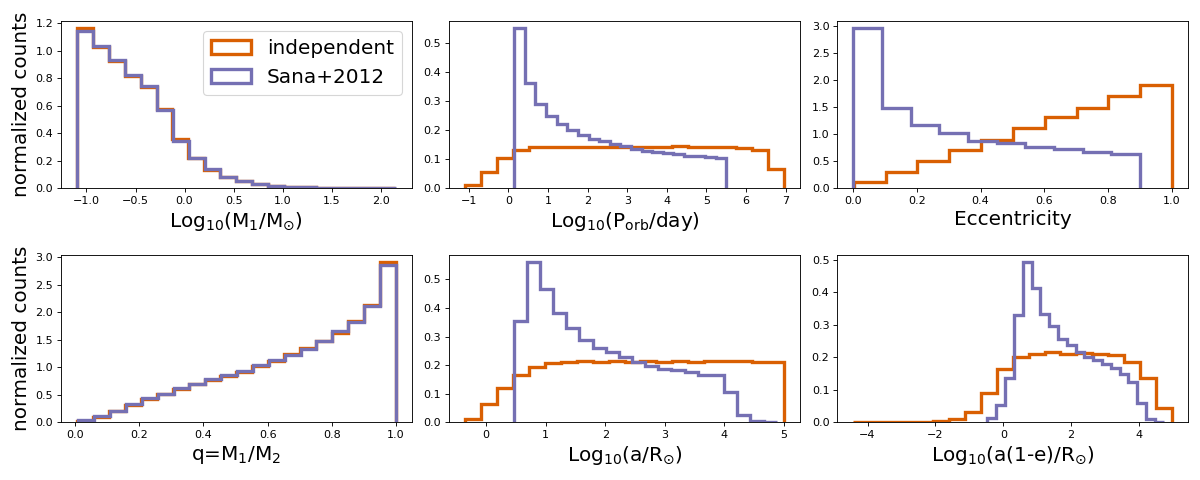

Reproduce this figure in Python.
from cosmic.utils import a_from_p
from cosmic.sample.initialbinarytable import InitialBinaryTable
import pandas as pd
import numpy as np
import matplotlib.pyplot as plt
final_kstar = np.linspace(0,14,15)
colors = {'green' : '#1b9e77', 'purple' : '#d95f02', 'orange' : '#7570b3'}
initC_logP, m_sin_logP, m_bin_logP, n_sin_logP, n_bin_logP = InitialBinaryTable.sampler('independent',
                                                                                        final_kstar1=final_kstar,
                                                                                        final_kstar2=final_kstar,
                                                                                        binfrac_model=1.0,
                                                                                        primary_model='kroupa01',
                                                                                        ecc_model='thermal',
                                                                                        porb_model='log_uniform',
                                                                                        SF_start=13700.0,
                                                                                        SF_duration=0.0,
                                                                                        met=0.02,
                                                                                        size=100000)
initC_Sana, m_sin_Sana, m_bin_Sana, n_sin_Sana, n_bin_Sana = InitialBinaryTable.sampler('independent',
                                                                                        final_kstar1=final_kstar,
                                                                                        final_kstar2=final_kstar,
                                                                                        binfrac_model=1.0,
                                                                                        primary_model='kroupa01',
                                                                                        ecc_model='sana12',
                                                                                        porb_model='sana12',
                                                                                        SF_start=13700.0,
                                                                                        SF_duration=0.0,
                                                                                        met=0.02,
                                                                                        size=100000)
initC_logP['sep'] = a_from_p(p=initC_logP.porb, m1=initC_logP.mass_1, m2=initC_logP.mass_2)
initC_Sana['sep'] = a_from_p(p=initC_Sana.porb, m1=initC_Sana.mass_1, m2=initC_Sana.mass_2)
fig = plt.figure(figsize = (15,6))
ax1 = plt.subplot(231)
ax2 = plt.subplot(232)
ax3 = plt.subplot(233)
ax4 = plt.subplot(234)
ax5 = plt.subplot(235)
ax6 = plt.subplot(236)
ax1.hist(np.log10(initC_logP.mass_1), bins = 20, histtype='step', density=True,
         lw=3, color=colors['purple'], label='independent')
ax1.hist(np.log10(initC_Sana.mass_1), bins = 20, histtype='step', density=True,
         lw=3, color=colors['orange'], label='Sana+2012')
ax1.set_xlabel(r'Log$_{10}$(M$_1$/M$_{\odot}$)', size=18)
ax1.set_ylabel('normalized counts', size=18)
ax1.legend(prop={'size' : 18})
ax2.hist(np.log10(initC_logP.porb), bins = 20, histtype='step', density=True,
         lw=3, color=colors['purple'], label='independent')
ax2.hist(np.log10(initC_Sana.porb), bins = 20, histtype='step', density=True,
         lw=3, color=colors['orange'], label='Sana+2012')
ax2.set_xlabel(r'Log$_{10}$(P$_{\rm{orb}}$/day)', size=18)
ax3.hist(initC_logP.ecc, bins = 10, histtype='step', density=True,
         lw=3, color=colors['purple'], label='independent')
ax3.hist(initC_Sana.ecc, bins = 10, histtype='step', density=True,
         lw=3, color=colors['orange'], label='Sana+2012')
ax3.set_xlabel('Eccentricity', size=18)
ax4.hist(initC_logP.mass_2/initC_logP.mass_1, bins = 20, histtype='step', density=True,
         lw=3, color=colors['purple'], label='independent')
ax4.hist(initC_Sana.mass_2/initC_Sana.mass_1, bins = 20, histtype='step', density=True,
         lw=3, color=colors['orange'], label='Sana+2012')
ax4.set_xlabel(r'q=M$_1$/M$_2$', size=18)
ax4.set_ylabel('normalized counts', size=18)
ax5.hist(np.log10(initC_logP.sep), bins = 20, histtype='step', density=True,
         lw=3, color=colors['purple'], label='independent')
ax5.hist(np.log10(initC_Sana.sep), bins = 20, histtype='step', density=True,
         lw=3, color=colors['orange'], label='Sana+2012')
ax5.set_xlabel(r'Log$_{10}$(a/R$_{\odot}$)', size=18)
ax6.hist(np.log10(initC_logP.sep*(1-initC_logP.ecc)), bins = 20, histtype='step', density=True,
         lw=3, color=colors['purple'], label='independent')
ax6.hist(np.log10(initC_Sana.sep*(1-initC_Sana.ecc)), bins = 20, histtype='step', density=True,
         lw=3, color=colors['orange'], label='Sana+2012')
ax6.set_xlabel(r'Log$_{10}$(a(1-e)/R$_{\odot}$)', size=18)
fig.tight_layout()
fig.show()
